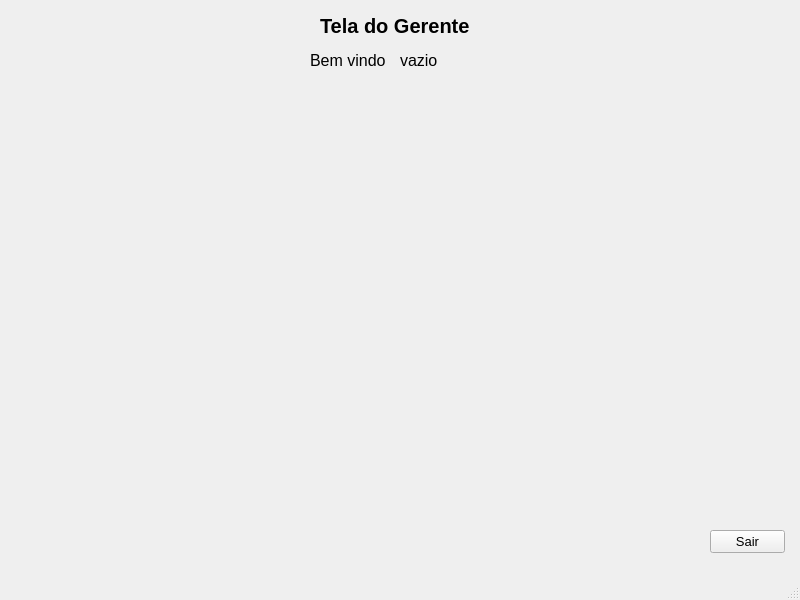
<?xml version="1.0" encoding="UTF-8"?>
<ui version="4.0">
 <class>MainWindow</class>
 <widget class="QMainWindow" name="MainWindow">
  <property name="geometry">
   <rect>
    <x>0</x>
    <y>0</y>
    <width>800</width>
    <height>600</height>
   </rect>
  </property>
  <property name="windowTitle">
   <string>MainWindow</string>
  </property>
  <widget class="QWidget" name="centralwidget">
   <widget class="QLabel" name="label">
    <property name="geometry">
     <rect>
      <x>320</x>
      <y>10</y>
      <width>181</width>
      <height>31</height>
     </rect>
    </property>
    <property name="font">
     <font>
      <pointsize>15</pointsize>
      <weight>75</weight>
      <bold>true</bold>
     </font>
    </property>
    <property name="text">
     <string>Tela do Gerente</string>
    </property>
   </widget>
   <widget class="QLabel" name="label_2">
    <property name="geometry">
     <rect>
      <x>310</x>
      <y>50</y>
      <width>81</width>
      <height>21</height>
     </rect>
    </property>
    <property name="font">
     <font>
      <pointsize>12</pointsize>
     </font>
    </property>
    <property name="text">
     <string>Bem vindo </string>
    </property>
   </widget>
   <widget class="QLabel" name="lblNome">
    <property name="geometry">
     <rect>
      <x>400</x>
      <y>50</y>
      <width>101</width>
      <height>21</height>
     </rect>
    </property>
    <property name="font">
     <font>
      <pointsize>12</pointsize>
     </font>
    </property>
    <property name="text">
     <string>vazio</string>
    </property>
   </widget>
   <widget class="QPushButton" name="btnSair">
    <property name="geometry">
     <rect>
      <x>710</x>
      <y>530</y>
      <width>75</width>
      <height>23</height>
     </rect>
    </property>
    <property name="font">
     <font>
      <pointsize>10</pointsize>
     </font>
    </property>
    <property name="text">
     <string>Sair</string>
    </property>
   </widget>
  </widget>
  <widget class="QMenuBar" name="menubar">
   <property name="geometry">
    <rect>
     <x>0</x>
     <y>0</y>
     <width>800</width>
     <height>21</height>
    </rect>
   </property>
  </widget>
  <widget class="QStatusBar" name="statusbar"/>
 </widget>
 <resources/>
 <connections/>
</ui>
